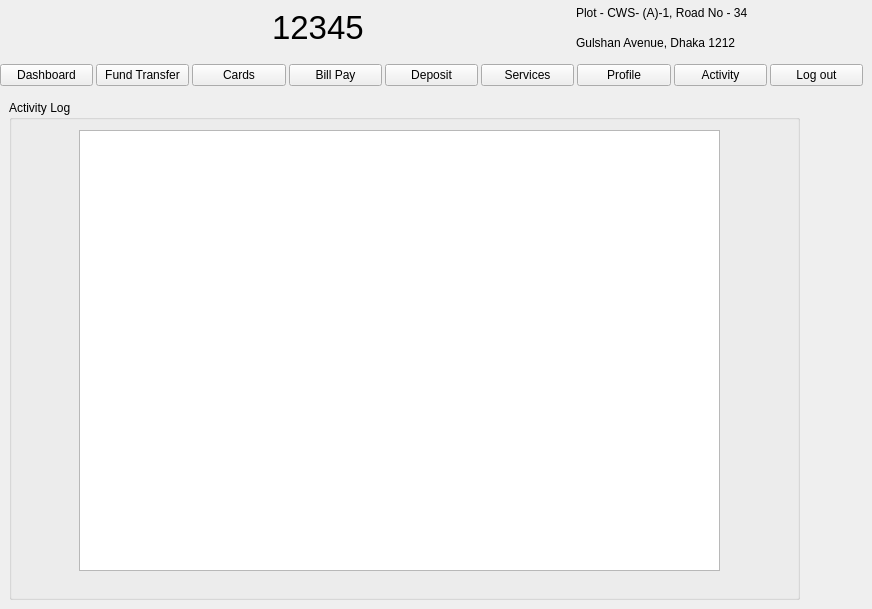
    <widget class="QWidget" name="activity_page">
     <widget class="QGroupBox" name="groupBox_8">
      <property name="geometry">
       <rect>
        <x>9</x>
        <y>100</y>
        <width>791</width>
        <height>500</height>
       </rect>
      </property>
      <property name="title">
       <string>Activity Log</string>
      </property>
      <widget class="QTableView" name="tableView">
       <property name="geometry">
        <rect>
         <x>70</x>
         <y>30</y>
         <width>641</width>
         <height>441</height>
        </rect>
       </property>
      </widget>
     </widget>
     <widget class="QWidget" name="layoutWidget_9">
      <property name="geometry">
       <rect>
        <x>40</x>
        <y>0</y>
        <width>711</width>
        <height>55</height>
       </rect>
      </property>
      <layout class="QGridLayout" name="gridLayout_19">
       <item row="1" column="0">
        <widget class="QLabel" name="login_bank_logo_7">
         <property name="text">
          <string/>
         </property>
         <property name="pixmap">
          <pixmap resource="resources.qrc">:/image/images/logo.jpeg</pixmap>
         </property>
        </widget>
       </item>
       <item row="1" column="4">
        <layout class="QVBoxLayout" name="verticalLayout_4">
         <item>
          <widget class="QLabel" name="login_address_label1_7">
           <property name="text">
            <string>Plot - CWS- (A)-1, Road No - 34 </string>
           </property>
          </widget>
         </item>
         <item>
          <widget class="QLabel" name="login_address_label2_7">
           <property name="text">
            <string>Gulshan Avenue, Dhaka 1212</string>
           </property>
          </widget>
         </item>
        </layout>
       </item>
       <item row="1" column="2">
        <layout class="QHBoxLayout" name="horizontalLayout_19">
         <item>
          <widget class="QLabel" name="login_support_logo_7">
           <property name="text">
            <string/>
           </property>
           <property name="pixmap">
            <pixmap resource="resources.qrc">:/image/images/support_icon.jpeg</pixmap>
           </property>
           <property name="scaledContents">
            <bool>true</bool>
           </property>
          </widget>
         </item>
         <item>
          <widget class="QLabel" name="label_30">
           <property name="font">
            <font>
             <pointsize>25</pointsize>
            </font>
           </property>
           <property name="text">
            <string>12345</string>
           </property>
          </widget>
         </item>
        </layout>
       </item>
       <item row="1" column="1">
        <spacer name="horizontalSpacer_10">
         <property name="orientation">
          <enum>Qt::Horizontal</enum>
         </property>
         <property name="sizeHint" stdset="0">
          <size>
           <width>40</width>
           <height>20</height>
          </size>
         </property>
        </spacer>
       </item>
       <item row="1" column="3">
        <spacer name="horizontalSpacer_11">
         <property name="orientation">
          <enum>Qt::Horizontal</enum>
         </property>
         <property name="sizeHint" stdset="0">
          <size>
           <width>40</width>
           <height>20</height>
          </size>
         </property>
        </spacer>
       </item>
      </layout>
     </widget>
     <widget class="QWidget" name="layoutWidget_2">
      <property name="geometry">
       <rect>
        <x>0</x>
        <y>60</y>
        <width>863</width>
        <height>30</height>
       </rect>
      </property>
      <layout class="QHBoxLayout" name="horizontalLayout_3">
       <property name="spacing">
        <number>3</number>
       </property>
       <property name="sizeConstraint">
        <enum>QLayout::SetMinimumSize</enum>
       </property>
       <item>
        <widget class="QPushButton" name="dashboard_button_2">
         <property name="sizePolicy">
          <sizepolicy hsizetype="Minimum" vsizetype="Fixed">
           <horstretch>0</horstretch>
           <verstretch>0</verstretch>
          </sizepolicy>
         </property>
         <property name="text">
          <string>Dashboard</string>
         </property>
        </widget>
       </item>
       <item>
        <widget class="QPushButton" name="fund_tranfer_button_2">
         <property name="sizePolicy">
          <sizepolicy hsizetype="Minimum" vsizetype="Fixed">
           <horstretch>0</horstretch>
           <verstretch>0</verstretch>
          </sizepolicy>
         </property>
         <property name="text">
          <string>Fund Transfer</string>
         </property>
        </widget>
       </item>
       <item>
        <widget class="QPushButton" name="cards_button_2">
         <property name="sizePolicy">
          <sizepolicy hsizetype="Minimum" vsizetype="Fixed">
           <horstretch>0</horstretch>
           <verstretch>0</verstretch>
          </sizepolicy>
         </property>
         <property name="text">
          <string>Cards</string>
         </property>
        </widget>
       </item>
       <item>
        <widget class="QPushButton" name="bill_pay_button_2">
         <property name="sizePolicy">
          <sizepolicy hsizetype="Minimum" vsizetype="Fixed">
           <horstretch>0</horstretch>
           <verstretch>0</verstretch>
          </sizepolicy>
         </property>
         <property name="text">
          <string>Bill Pay</string>
         </property>
        </widget>
       </item>
       <item>
        <widget class="QPushButton" name="beneficiary_button_2">
         <property name="sizePolicy">
          <sizepolicy hsizetype="Minimum" vsizetype="Fixed">
           <horstretch>0</horstretch>
           <verstretch>0</verstretch>
          </sizepolicy>
         </property>
         <property name="text">
          <string>Deposit</string>
         </property>
        </widget>
       </item>
       <item>
        <widget class="QPushButton" name="services_button_2">
         <property name="sizePolicy">
          <sizepolicy hsizetype="Minimum" vsizetype="Fixed">
           <horstretch>0</horstretch>
           <verstretch>0</verstretch>
          </sizepolicy>
         </property>
         <property name="text">
          <string>Services</string>
         </property>
        </widget>
       </item>
       <item>
        <widget class="QPushButton" name="profile_button_2">
         <property name="sizePolicy">
          <sizepolicy hsizetype="Minimum" vsizetype="Fixed">
           <horstretch>0</horstretch>
           <verstretch>0</verstretch>
          </sizepolicy>
         </property>
         <property name="text">
          <string>Profile</string>
         </property>
        </widget>
       </item>
       <item>
        <widget class="QPushButton" name="activity_button_2">
         <property name="sizePolicy">
          <sizepolicy hsizetype="Minimum" vsizetype="Fixed">
           <horstretch>0</horstretch>
           <verstretch>0</verstretch>
          </sizepolicy>
         </property>
         <property name="text">
          <string>Activity</string>
         </property>
        </widget>
       </item>
       <item>
        <widget class="QPushButton" name="home_schedular_button_2">
         <property name="sizePolicy">
          <sizepolicy hsizetype="Minimum" vsizetype="Fixed">
           <horstretch>0</horstretch>
           <verstretch>0</verstretch>
          </sizepolicy>
         </property>
         <property name="text">
          <string>Log out</string>
         </property>
        </widget>
       </item>
      </layout>
     </widget>
    </widget>
